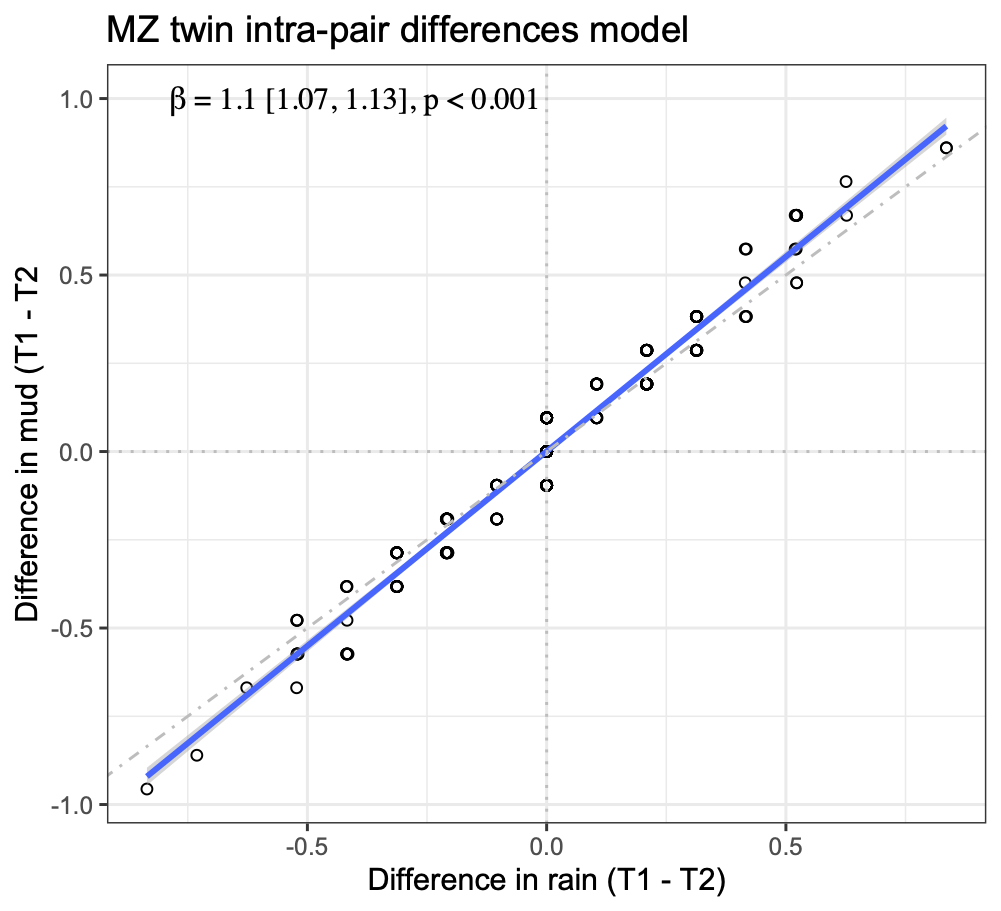

This chart was generated by the following R code:
data(twinData)
df = umx_scale_wide_twin_data(varsToScale= c("ht", "wt"), sep = "", data= twinData, twins = 1:2)
df$xDiff = df[, "ht1"] - df[, "ht2"]
df$yDiff = df[, "wt1"] - df[, "wt2"]
df$sim = df$yDiff - df$xDiff
p = umxDiffTwin(x="ht", y="wt", r2pos=c(x=-.4,y=1), data = df[abs(df$sim) < .1, ], sep = "")
p + labs(x="Difference in rain (T1 - T2)", y="Difference in mud (T1 - T2")
# plot(yDiff~ xDiff, data = df[abs(df$sim) < .1, ])
